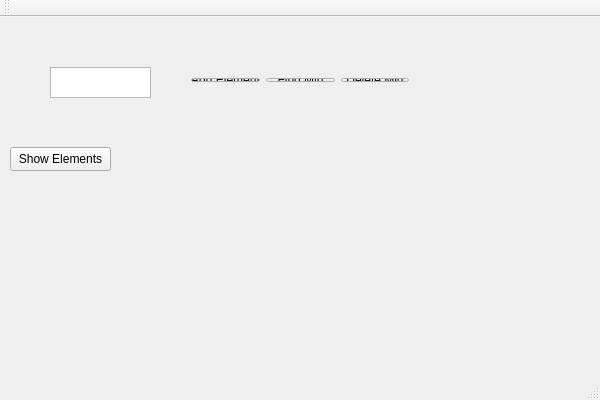
<?xml version="1.0" encoding="UTF-8"?>
<ui version="4.0">
 <class>BinomialHeapClass</class>
 <widget class="QMainWindow" name="BinomialHeapClass">
  <property name="geometry">
   <rect>
    <x>0</x>
    <y>0</y>
    <width>600</width>
    <height>400</height>
   </rect>
  </property>
  <property name="windowTitle">
   <string>BinomialHeap</string>
  </property>
  <widget class="QWidget" name="centralWidget">
   <widget class="QTextEdit" name="textEdit">
    <property name="geometry">
     <rect>
      <x>50</x>
      <y>50</y>
      <width>101</width>
      <height>31</height>
     </rect>
    </property>
   </widget>
   <widget class="QPushButton" name="pushButton_4">
    <property name="geometry">
     <rect>
      <x>10</x>
      <y>130</y>
      <width>101</width>
      <height>24</height>
     </rect>
    </property>
    <property name="text">
     <string>Show Elements</string>
    </property>
   </widget>
   <widget class="QLabel" name="label">
    <property name="geometry">
     <rect>
      <x>140</x>
      <y>130</y>
      <width>431</width>
      <height>16</height>
     </rect>
    </property>
    <property name="text">
     <string/>
    </property>
   </widget>
   <widget class="QWidget" name="layoutWidget">
    <property name="geometry">
     <rect>
      <x>180</x>
      <y>50</y>
      <width>240</width>
      <height>26</height>
     </rect>
    </property>
    <layout class="QHBoxLayout" name="horizontalLayout">
     <item>
      <widget class="QPushButton" name="pushButton">
       <property name="text">
        <string>Add Element</string>
       </property>
      </widget>
     </item>
     <item>
      <widget class="QPushButton" name="pushButton_2">
       <property name="text">
        <string>Find Min</string>
       </property>
      </widget>
     </item>
     <item>
      <widget class="QPushButton" name="pushButton_3">
       <property name="text">
        <string>Delete Min</string>
       </property>
      </widget>
     </item>
    </layout>
   </widget>
  </widget>
  <widget class="QMenuBar" name="menuBar">
   <property name="geometry">
    <rect>
     <x>0</x>
     <y>0</y>
     <width>600</width>
     <height>22</height>
    </rect>
   </property>
  </widget>
  <widget class="QToolBar" name="mainToolBar">
   <attribute name="toolBarArea">
    <enum>TopToolBarArea</enum>
   </attribute>
   <attribute name="toolBarBreak">
    <bool>false</bool>
   </attribute>
  </widget>
  <widget class="QStatusBar" name="statusBar"/>
 </widget>
 <layoutdefault spacing="6" margin="11"/>
 <resources/>
 <connections>
  <connection>
   <sender>pushButton</sender>
   <signal>clicked()</signal>
   <receiver>BinomialHeapClass</receiver>
   <slot>AddElement()</slot>
   <hints>
    <hint type="sourcelabel">
     <x>206</x>
     <y>95</y>
    </hint>
    <hint type="destinationlabel">
     <x>229</x>
     <y>118</y>
    </hint>
   </hints>
  </connection>
  <connection>
   <sender>pushButton_4</sender>
   <signal>clicked()</signal>
   <receiver>BinomialHeapClass</receiver>
   <slot>ShowElements()</slot>
   <hints>
    <hint type="sourcelabel">
     <x>45</x>
     <y>177</y>
    </hint>
    <hint type="destinationlabel">
     <x>54</x>
     <y>208</y>
    </hint>
   </hints>
  </connection>
  <connection>
   <sender>pushButton_2</sender>
   <signal>clicked()</signal>
   <receiver>BinomialHeapClass</receiver>
   <slot>FindMin()</slot>
   <hints>
    <hint type="sourcelabel">
     <x>320</x>
     <y>97</y>
    </hint>
    <hint type="destinationlabel">
     <x>334</x>
     <y>137</y>
    </hint>
   </hints>
  </connection>
  <connection>
   <sender>pushButton_3</sender>
   <signal>clicked()</signal>
   <receiver>BinomialHeapClass</receiver>
   <slot>DelMin()</slot>
   <hints>
    <hint type="sourcelabel">
     <x>397</x>
     <y>103</y>
    </hint>
    <hint type="destinationlabel">
     <x>466</x>
     <y>123</y>
    </hint>
   </hints>
  </connection>
 </connections>
 <slots>
  <slot>AddElement()</slot>
  <slot>ShowElements()</slot>
  <slot>FindMin()</slot>
  <slot>DelMin()</slot>
 </slots>
</ui>
